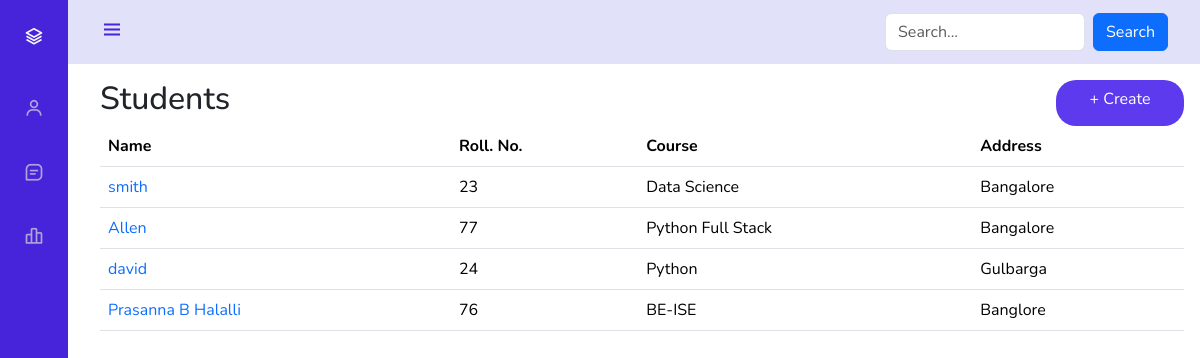
The page / on the database its author committed.
### student/models.py (models this page shows)
class Student(models.Model):
    name = models.CharField(max_length=100)
    roll = models.IntegerField()
    course = models.CharField(max_length=150)
    address = models.TextField()

### student/views.py (the view)
# urls.py: 2. Add a URL to urlpatterns:  path('', views.home, name='home')
def home(request):
    query = request.GET.get('q', '')
    students = Student.objects.all()
    if query:
        students = students.filter(
            Q(name__icontains=query) | Q(course__icontains=query)  # icontains is used for case in sensitive
        )
    return render(request,'home.html', {'students':students})

### student/templates/home.html
{% extends 'main.html' %}
{% block content %}
    <div class="page-heading">
        <h2>Students</h2>
        <a type="button" class="btn button" href="{% url 'create' %}">+ Create</a>
    </div>
    <table class="table table-hover">
        <thead>
            <tr>
              <th scope="col">Name</th>
              <th scope="col">Roll. No.</th>
              <th scope="col">Course</th>
              <th scope="col">Address</th>
            </tr>
          </thead>
          <tbody>
            {% for student in students %}
            <tr>
              <td><a href="{% url 'details' student.id %}">{{ student.name }}</a></td>
              <td>{{ student.roll }}</td>
              <td>{{ student.course }}</td>
              <td>{{ student.address }}</td>
            </tr>
            {% endfor %}
          </tbody>
    </table>
{% endblock content %}

### student/templates/main.html (shortened to what this page needs)
<!DOCTYPE html>
<html lang="en">
<head>
    <link href="https://cdn.jsdelivr.net/npm/bootstrap@5.3.3/dist/css/bootstrap.min.css" rel="stylesheet">
    <link href="https://cdn.jsdelivr.net/npm/boxicons@latest/css/boxicons.min.css" rel="stylesheet">
    <link href="https://cdn.jsdelivr.net/npm/bootstrap-icons/font/bootstrap-icons.css" rel="stylesheet">
</head>
<body id="body-pd">
    {% include 'nav.html' %}
        <div class="height-80 main-cont">
            {% block content %}
            {% endblock content %}
        </div>
</body>
</html>

### student/templates/nav.html (shortened to what this page needs)
    <header class="header" id="header" style="background-color: rgb(225, 225, 249);">
        <div class="header_toggle"> <i class='bx bx-menu' id="header-toggle"></i> </div>
        <div class="header_search">
            <form action="{% url 'home' %}" method="GET" class="d-flex">
                <input type="text" name="q" class="form-control" placeholder="Search..." style="width: 200px;" value="{{ request.GET.q }}">
                <button type="submit" class="btn btn-primary ms-2">Search</button>
            </form>
        </div>
    </header>
    <div class="l-navbar" id="nav-bar">
        <nav class="nav">
            <div> <a href="{% url 'home' %}" class="nav_logo"> <i class='bx bx-layer nav_logo-icon'></i> <span class="nav_logo-name">Student Management</span> </a>
                 <a href="{% url 'home' %}" class="nav_link"> <i class='bx bx-user nav_icon'></i> <span class="nav_name">Students</span> </a>
                <a href="{% url 'contact' %}" class="nav_link"> <i class='bx bx-message-square-detail nav_icon'></i> <span class="nav_name">Contact</span> </a>
                <a href="{% url 'about' %}" class="nav_link"> <i class='bx bx-bar-chart-alt-2 nav_icon'></i> <span class="nav_name">About</span> </a> </div>
            </div>

### student/templates/main.html (style rules this page uses)
:root { --header-height: 3rem;--nav-width: 68px;--first-color: #4723D9;--first-color-light: #AFA5D9;--white-color: #F7F6FB;--body-font: 'Nunito', sans-serif;--normal-font-size: 1rem;--z-fixed: 100 }
*,::before,::after { box-sizing: border-box }
body { position: relative;margin: var(--header-height) 0 0 0;padding: 0 1rem;font-family: var(--body-font);font-size: var(--normal-font-size);transition: .5s }
a { text-decoration: none }
.header { width: 100%;height: var(--header-height);position: fixed;top: 0;left: 0;display: flex;align-items: center;justify-content: space-between;padding: 0 1rem;background-color: var(--white-color);z-index: var(--z-fixed);transition: .5s }
.header_toggle { color: var(--first-color);font-size: 1.5rem;cursor: pointer }
.l-navbar { position: fixed;top: 0;left: -30%;width: var(--nav-width);height: 100vh;background-color: var(--first-color);padding: .5rem 1rem 0 0;transition: .5s;z-index: var(--z-fixed) }
.nav { height: 100%;display: flex;flex-direction: column;justify-content: space-between;overflow: hidden }
.nav_logo, .nav_link { display: grid;grid-template-columns: max-content max-content;align-items: center;column-gap: 1rem;padding: .5rem 0 .5rem 1.5rem }
.nav_logo { margin-bottom: 2rem }
.nav_logo-icon { font-size: 1.25rem;color: var(--white-color) }
.nav_link { position: relative;color: var(--first-color-light);margin-bottom: 1.5rem;transition: .3s }
.nav_icon { font-size: 1.25rem }
@media screen and (min-width: 768px) { body { margin: calc(var(--header-height) + 1rem) 0 0 0;padding-left: calc(var(--nav-width) + 2rem) } }
@media screen and (min-width: 768px) { .header { height: calc(var(--header-height) + 1rem);padding: 0 2rem 0 calc(var(--nav-width) + 2rem) } }
@media screen and (min-width: 768px) { .l-navbar { left: 0;padding: 1rem 1rem 0 0 } }
.page-heading { display: flex; justify-content: space-between; }
.main-cont { margin-top: 5rem; }
.button { border-radius: 20px; width: 8rem; color: white; background-color: #5e3aee; }

### rows shown on the page
Student: name "smith", roll "23", course "Data Science", address "Bangalore"
Student: name "Allen", roll "77", course "Python Full Stack", address "Bangalore"
Student: name "david", roll "24", course "Python", address "Gulbarga"
Student: name "Prasanna B Halalli", roll "76", course "BE-ISE", address "Banglore"
